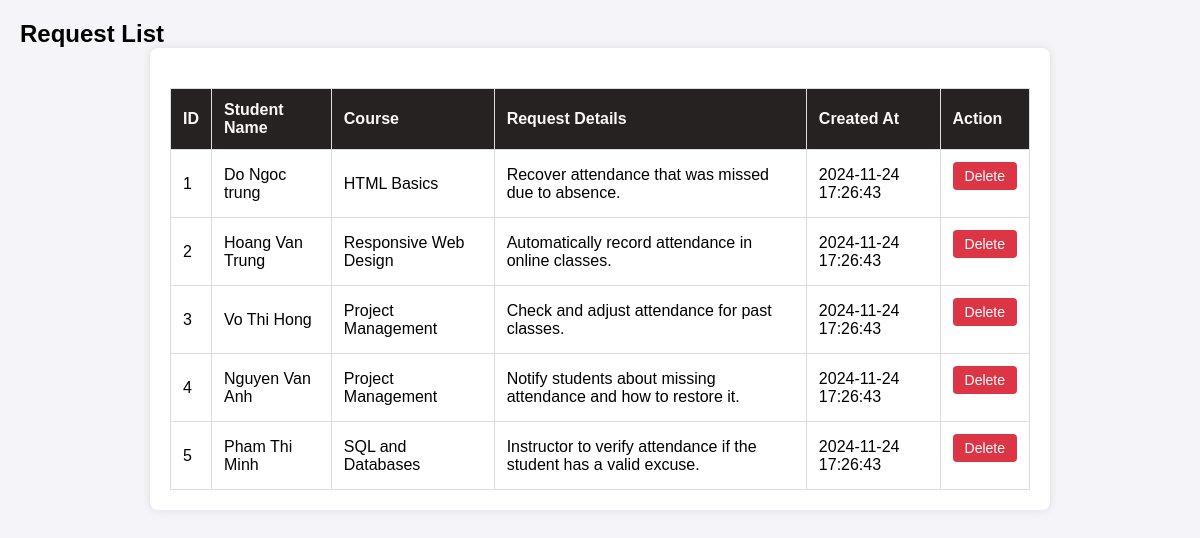
/manageRequest.php, run on the app's committed database.
### tables this page shows
CREATE TABLE requests (
    id INT AUTO_INCREMENT PRIMARY KEY, 
    username VARCHAR(255) NOT NULL, 
    Courses VARCHAR(255) NOT NULL,
    request_text TEXT NOT NULL, 
    created_at TIMESTAMP DEFAULT CURRENT_TIMESTAMP 
);

### manageRequest.php (the view, shortened to what this page needs)
<!DOCTYPE html>
<html lang="en">
<head>
    <link rel="stylesheet" href="manageRequest.css">
</head>
<body>
    <h2>Request List</h2>
    <div class="container">
        <table>
            <thead>
                <tr>
                    <th>ID</th>
                    <th>Student Name</th>
                    <th>Course</th>
                    <th>Request Details</th>
                    <th>Created At</th>
                    <th>Action</th>
                </tr>
            </thead>
            <tbody>
                <?php
                include 'db.php';
                $sql = "SELECT * FROM requests ORDER BY id ASC";
                $result = $conn->query($sql);
                while ($row = $result->fetch_assoc()) { ?>
                    <tr>
                        <td><?= $row['id'] ?></td>
                        <td><?= $row['username'] ?></td>
                        <td><?= $row['Courses'] ?></td>
                        <td><?= $row['request_text'] ?></td>
                        <td><?= $row['created_at'] ?></td>
                        <td>
                            <form action="delete_request.php" method="post" style="display:inline;">
                                <button type="submit" class="delete-btn">Delete</button>
                            </form>
                        </td>
                    </tr>
                <?php } ?>
            </tbody>
        </table>
    </div>
</body>
</html>

### manageRequest.css (style rules this page uses)
* { margin: 0; padding: 0; box-sizing: border-box; }
body { font-family: Arial, sans-serif; background-color: #f4f4f9; padding: 20px; }
.container { max-width: 900px; margin: 0 auto; background-color: #fff; padding: 20px; border-radius: 8px; box-shadow: 0 0 10px rgba(0, 0, 0, 0.1); }
form input, form textarea, form button { width: 100%; padding: 10px; margin-bottom: 15px; border: 1px solid #ccc; border-radius: 4px; font-size: 16px; transition: all 0.3s ease; }
form button { background-color: #28a745; color: white; border: none; cursor: pointer; font-size: 16px; transition: background-color 0.3s ease; }
table { width: 100%; border-collapse: collapse; margin-top: 20px; }
table th, table td { padding: 12px; text-align: left; border: 1px solid #ddd; }
table th { background-color: #272222; color: #faf8f8; }
table td { background-color: #fff; }
.delete-btn { background-color: #dc3545; color: white; border: none; cursor: pointer; padding: 6px 12px; font-size: 14px; transition: background-color 0.3s ease; }

### data on the page
requests: id "1", username "Do Ngoc trung", Courses "HTML Basics", request_text "Recover attendance that was missed due to absence.", created_at "2024-11-24 17:26:43"
requests: id "2", username "Hoang Van Trung", Courses "Responsive Web Design", request_text "Automatically record attendance in online classes.", created_at "2024-11-24 17:26:43"
requests: id "3", username "Vo Thi Hong", Courses "Project Management", request_text "Check and adjust attendance for past classes.", created_at "2024-11-24 17:26:43"
requests: id "4", username "Nguyen Van Anh", Courses "Project Management", request_text "Notify students about missing attendance and how to restore it.", created_at "2024-11-24 17:26:43"
requests: id "5", username "Pham Thi Minh", Courses "SQL and Databases", request_text "Instructor to verify attendance if the student has a valid excuse.", created_at "2024-11-24 17:26:43"
